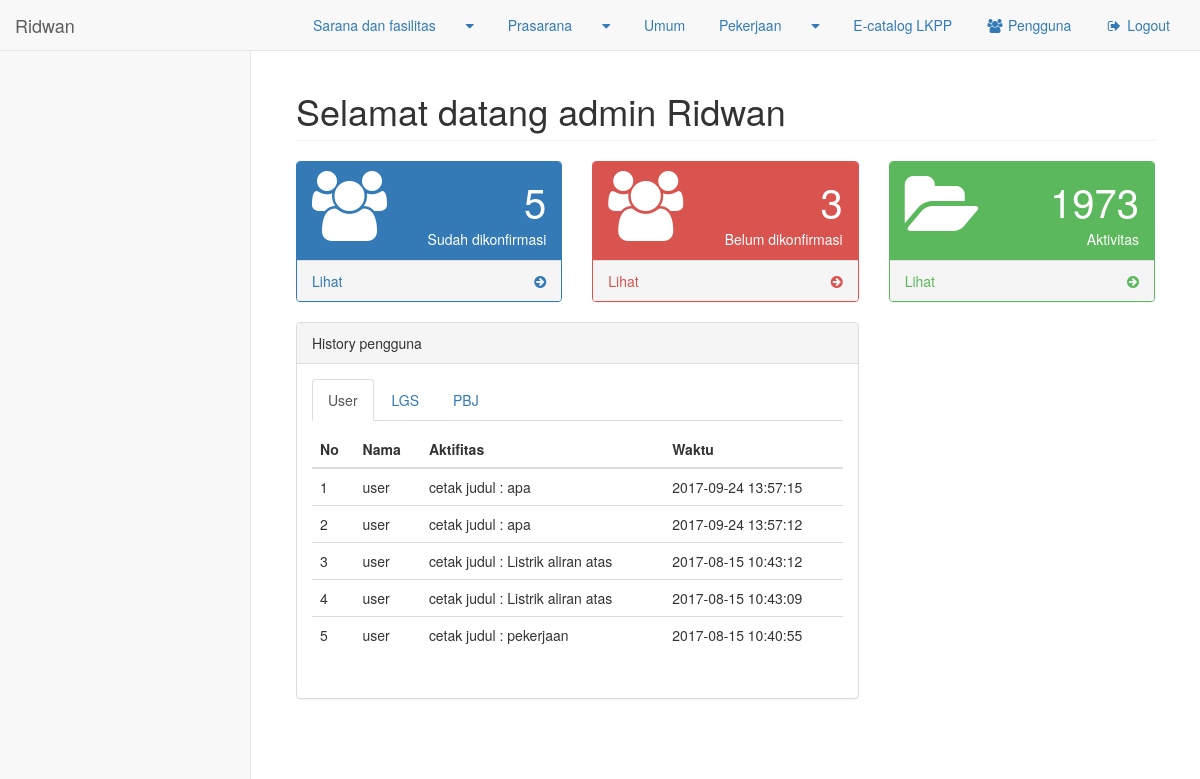
The page /lgs/index.php (signed in) on the database its author committed.
### tables this page shows
CREATE TABLE `history_pengguna` (
  `id_history` int(11) NOT NULL,
  `level` enum('pbj','user','lgs') DEFAULT NULL,
  `nama` varchar(30) NOT NULL,
  `aktivitas` varchar(255) NOT NULL,
  `waktu` datetime NOT NULL
);

### lgs/func_index.php (the view, shortened to what this page needs)
<?php
	function his_user()
	{
		$link=koneksi();
		$res=mysqli_query($link,"select * from history_pengguna where level ='user' ORDER BY id_history DESC limit 5");
		$i=1;
			while ($data=mysqli_fetch_array($res))
			{
		?>
        		<tr>
                	<td><?php echo $i++; ?></td>
                	<td><?php echo $data["nama"]; ?></td>
                    <td><?php echo $data["aktivitas"]; ?></td>
                    <td><?php echo $data["waktu"]; ?></td>
           		</tr>
        <?php
			}
	}
?>
<?php
	function jum_y_konformasi()
	{
		$link=koneksi();
		$res=mysqli_query($link,"SELECT * from pengguna where status = 'Y'");
			echo mysqli_num_rows($res);
	}
?>
<?php
	function jum_t_konformasi()
	{
		$link=koneksi();
		$res=mysqli_query($link,"SELECT * from pengguna where status = 'T'");
			echo mysqli_num_rows($res);
	}
?>
<?php
	function jum_his_pengguna()
	{
		$link=koneksi();
		$res=mysqli_query($link,"SELECT * from history_pengguna ");
			echo mysqli_num_rows($res);
	}
?>

### lgs/index.php (shortened to what this page needs)
<!DOCTYPE html>
<html lang="en">
<?php
	include("func_index.php");
?>
<head>
    <link href="../bower_components/bootstrap/dist/css/bootstrap.min.css" rel="stylesheet">
    <link href="../bower_components/metisMenu/dist/metisMenu.min.css" rel="stylesheet">
    <link href="../dist/css/sb-admin-2.css" rel="stylesheet">
    <link href="../bower_components/font-awesome/css/font-awesome.min.css" rel="stylesheet" type="text/css">
</head>
<body>
    <div id="wrapper">
        <nav class="navbar navbar-default navbar-static-top" role="navigation" style="margin-bottom: 0">
            <div class="navbar-header">
                <a class="navbar-brand" href="#"><?php echo $_SESSION['namauser']; ?></a>
            </div>
            <ul class="nav navbar-top-links navbar-right">
            	<li>
                	<a href="sarana_dan_fasilitas/index.php">Sarana dan fasilitas</a>
                    <li>
                        <a class="dropdown-toggle" data-toggle="dropdown" href="index.php">
                          <i class="fa fa-caret-down"></i>
                        </a>
                    </li>
                </li>
                <li>
                	<a href="prasarana/index.php">Prasarana</a>
                    <li>
                        <a class="dropdown-toggle" data-toggle="dropdown" href="../prasarana/index.php">
                          <i class="fa fa-caret-down"></i>
                        </a>
                    </li>
                </li>
                <li>
                    <a href="umum/index.php">
                        Umum
                    </a>
                </li>
                <li>
                    <a  href="pekerjaan/index.php">
                        Pekerjaan
                    </a>
                    <li>
                        <a class="dropdown-toggle" data-toggle="dropdown" href="../prasarana/index.php">
                          <i class="fa fa-caret-down"></i>
                        </a>
                    </li>
                </li>
                <li>
                    <a href="https://e-katalog.lkpp.go.id/">
                        E-catalog LKPP
                    </a>
                </li>
                <li>
                    <a  href="pengguna/index.php"><i class="fa fa-users fa-fw"></i>
                        Pengguna
                    </a>
                </li>
                  <li><a href="../login/logout.php"><i class="fa fa-sign-out fa-fw"></i> Logout</a>
                </li>
            </ul>
            <div class="navbar-default sidebar" role="navigation">
            </div>
        </nav>
        <div id="page-wrapper">
            <div class="container-fluid">
                <div class="row">
                    <div class="col-lg-12">
                        <h1 class="page-header">Selamat datang admin <?php echo $_SESSION['namauser']; ?></h1>
                    </div>
              		<div class="col-lg-4 col-md-6">
                        <div class="panel panel-primary">
                            <div class="panel-heading">
                                <div class="row">
                                    <div class="col-xs-3">
                                        <i class="fa fa-users fa-5x"></i>
                                    </div>
                                    <div class="col-xs-9 text-right">
                                        <div class="huge"><?php jum_y_konformasi()?></div>
                                        <div>Sudah dikonfirmasi</div>
                                    </div>
                                </div>
                            </div>
                                <a href="pengguna/data_pengguna.php">
                                <div class="panel-footer">
                                    <span class="pull-left">Lihat</span>
                                    <span class="pull-right"><i class="fa fa-arrow-circle-right"></i></span>
                                    <div class="clearfix"></div>
                                </div>
                                </a>
                        </div>
                    </div>
                   <div class="col-lg-4 col-md-6">
                        <div class="panel panel-red">
                            <div class="panel-heading">
                                <div class="row">
                                    <div class="col-xs-3">
                                        <i class="fa fa-users fa-5x"></i>
                                    </div>
                                    <div class="col-xs-9 text-right">
                                        <div class="huge"><?php jum_t_konformasi() ?></div>
                                        <div>Belum dikonfirmasi</div>
                                    </div>
                                </div>
                            </div>
                            <a href="pengguna/data_pengguna.php">
                                <div class="panel-footer">
                                    <span class="pull-left">Lihat</span>
                                    <span class="pull-right"><i class="fa fa-arrow-circle-right"></i></span>
                                    <div class="clearfix"></div>
                                </div>
                            </a>
                        </div>
                    </div>
                    <div class="col-lg-4 col-md-6">
                        <div class="panel panel-green">
                            <div class="panel-heading">
                                <div class="row">
                                    <div class="col-xs-3">
                                        <i class="fa  fa-folder-open fa-5x"></i>
                                    </div>
                                    <div class="col-xs-9 text-right">
                                        <div class="huge"><?php jum_his_pengguna()?></div>
                                        <div>Aktivitas</div>
                                    </div>
                                </div>
                            </div>
                            <a href="pengguna/index.php">
                                <div class="panel-footer">
                                	<span class="pull-left">Lihat</span>
                                    <span class="pull-right"><i class="fa fa-arrow-circle-right"></i></span>
                                    <div class="clearfix"></div>
                                </div>
                            </a>
                        </div>
                	</div>
                    <div class="col-lg-8">
                    <div class="panel panel-default">
                        <div class="panel-heading">
                            History pengguna
                        </div>
                        <div class="panel-body">
                            <ul class="nav nav-tabs">
                                <li class="active"><a href="#1" data-toggle="tab">User</a>
                                </li>
                                <li><a href="#2" data-toggle="tab">LGS</a>
                                </li>
                                <li><a href="#3" data-toggle="tab">PBJ</a>
                                </li>
                            </ul>
                            <div class="tab-content">
                                <div class="tab-pane fade in active" id="1">
                                    <p>
                                    	<div class="table-responsive">
                                            <table class="table table-hover">
                                                <thead>
                                                    <tr>
                                                        <th>No</th>
                                                        <th>Nama</th>
                                                        <th>Aktifitas</th>
                                                        <th>Waktu</th>
                                                    </tr>
                                                </thead>
                                                <tbody>
                                                    <?php his_user() ?>
                                                </tbody>
                                            </table>
                                        </div>
                                   	</p>
                                </div>
                            </div>
                        </div>
                    </div>
                </div>
           		 </div>
        	</div>
    </div>
</body>
</html>

### rows shown on the page
history_pengguna: nama "user", aktivitas "cetak judul : apa", waktu "2017-09-24 13:57:15"
history_pengguna: nama "user", aktivitas "cetak judul : apa", waktu "2017-09-24 13:57:12"
history_pengguna: nama "user", aktivitas "cetak judul : Listrik aliran atas", waktu "2017-08-15 10:43:12"
history_pengguna: nama "user", aktivitas "cetak judul : Listrik aliran atas", waktu "2017-08-15 10:43:09"
history_pengguna: nama "user", aktivitas "cetak judul : pekerjaan", waktu "2017-08-15 10:40:55"

### other values the page prints
$_SESSION['namauser'] "Ridwan"
mysqli_num_rows($res) "5"
mysqli_num_rows($res) "3"
mysqli_num_rows($res) "1973"
